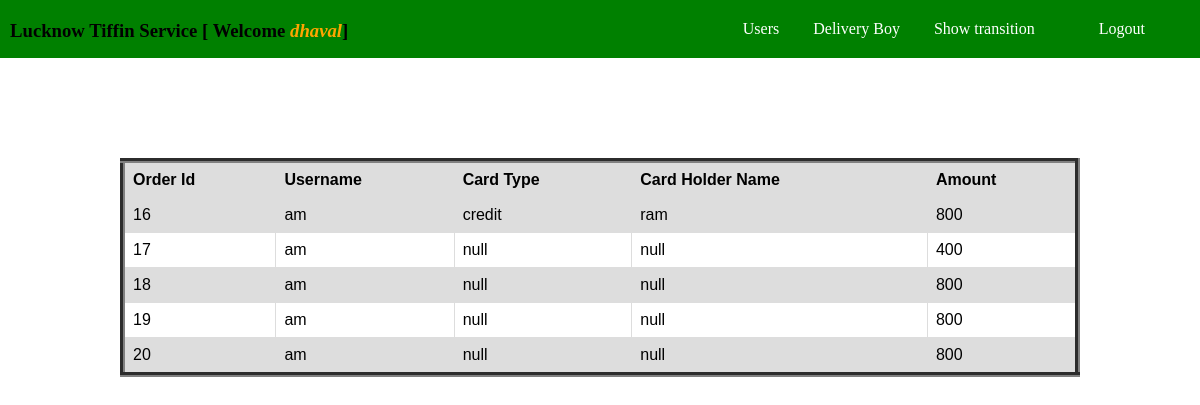
The app's page /show_transation.php (signed in) with its own data.
### tables this page shows
CREATE TABLE `booking` (
  `order_id` int(11) NOT NULL,
  `username` varchar(255) NOT NULL,
  `bdate` varchar(222) NOT NULL,
  `edate` varchar(222) NOT NULL,
  `tiffin` varchar(222) NOT NULL,
  `food_type` varchar(222) NOT NULL,
  `cost` varchar(222) NOT NULL,
  `total` varchar(222) NOT NULL,
  `ctype` varchar(100) NOT NULL,
  `cardnumber` int(20) NOT NULL,
  `hname` varchar(100) NOT NULL,
  `expiry` varchar(100) NOT NULL,
  `cvv` int(5) NOT NULL,
  `pin` int(255) NOT NULL
);

### show_transation.php (the view, shortened to what this page needs)
<?php include 'admin_navigation.php';
  include 'dbcon.php';
?>
<!DOCTYPE html>
<html lang="en">
<head>
</head>
<body>
<div class=""><center>
<table class="" border="5">
	<thead class="thead">
	<tr><th>Order Id</th><th>Username</th><th>Card Type</th><th>Card Holder Name</th><th>Amount</th>
	</tr>
    </thead>
    <tbody>
    <?php
        $qry="Select * from booking";
        $res=mysqli_query($con,$qry);
        if(!$res){
          die("Query Failed".mysqli_error());
        }
        else{
          while($row=mysqli_fetch_assoc($res)){
        ?>
        <tr><td><?php echo $row['order_id']?></td><td><?php echo $row['username']?></td><td><?php echo $row['ctype']?></td><td><?php echo $row['hname']?></td><td><?php echo $row['total']?></td></tr>
        <?php
}
  }
?>
    </tbody>
</body>
</html>

### admin_navigation.php (shortened to what this page needs)
<?php
$cname=$_SESSION['admin'];
?>
<!DOCTYPE html>
<html lang="en">
<head>
</head>
<body>
    <div class="nav">
        <h3 class='h3'>Lucknow Tiffin Service  <b>[ Welcome <i style="color:orange"> <?php echo $cname ?></i>]</b></h3>
        <ul>
        <li><a href="userdetails.php">Users</a></li>
            <li><a href="delivery_boy_detail.php">Delivery Boy</a></li>
            <li><a href="show_transation.php">Show transition</a></li>
            <li><a href=""></a></li>
            <li><a href="logout.php">Logout</a></li>
        </ul>
    </div>
</body>
</html>

### admin_navigation.php (style rules this page uses)
* { margin:0; }
.nav { background-color:green; padding:20px 40px 20px 10px; text-align:right; }
.nav ul li { display:inline; }
ul li a { text-decoration:none; color:white; font-family:verdana; padding:10px 15px; transition:all,2s; }
.h3 { color:black; display:inline; position:absolute; left:10px; font-family:verdana; }

### show_transation.php (style rules this page uses)
table { margin-top:100px; font-family: arial, sans-serif; border-collapse: collapse; width: 80%; }
td, th { border: 1px solid #dddddd; text-align: left; padding: 8px; }
tr:nth-child(odd) { background-color: #dddddd; }
.thead { background-color:green; }

### records on screen
booking: order_id "16", username "am", ctype "credit", hname "ram", total "800"
booking: order_id "17", username "am", ctype "null", hname "null", total "400"
booking: order_id "18", username "am", ctype "null", hname "null", total "800"
booking: order_id "19", username "am", ctype "null", hname "null", total "800"
booking: order_id "20", username "am", ctype "null", hname "null", total "800"

### other values on screen
$cname "dhaval"
